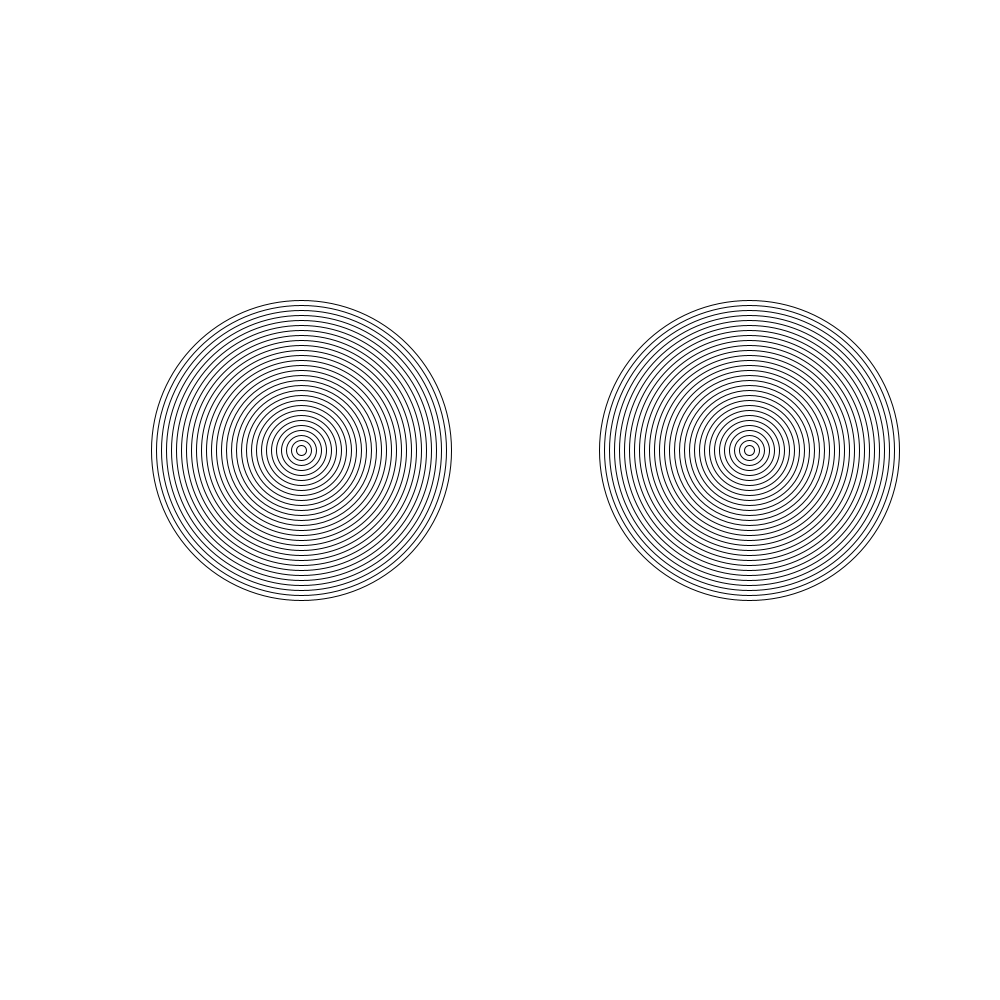
Frame 1 (no input)
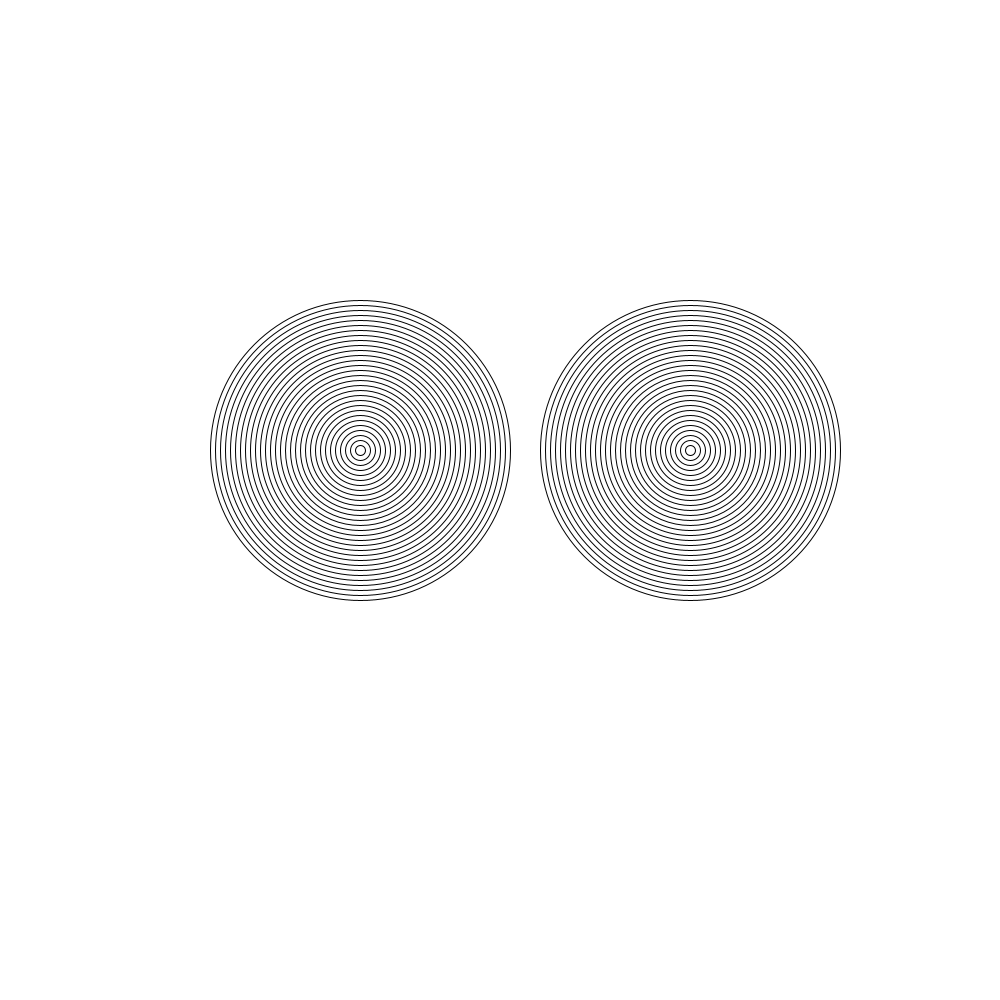
Frame 60 (the mouse pressed at the canvas centre just before this capture)
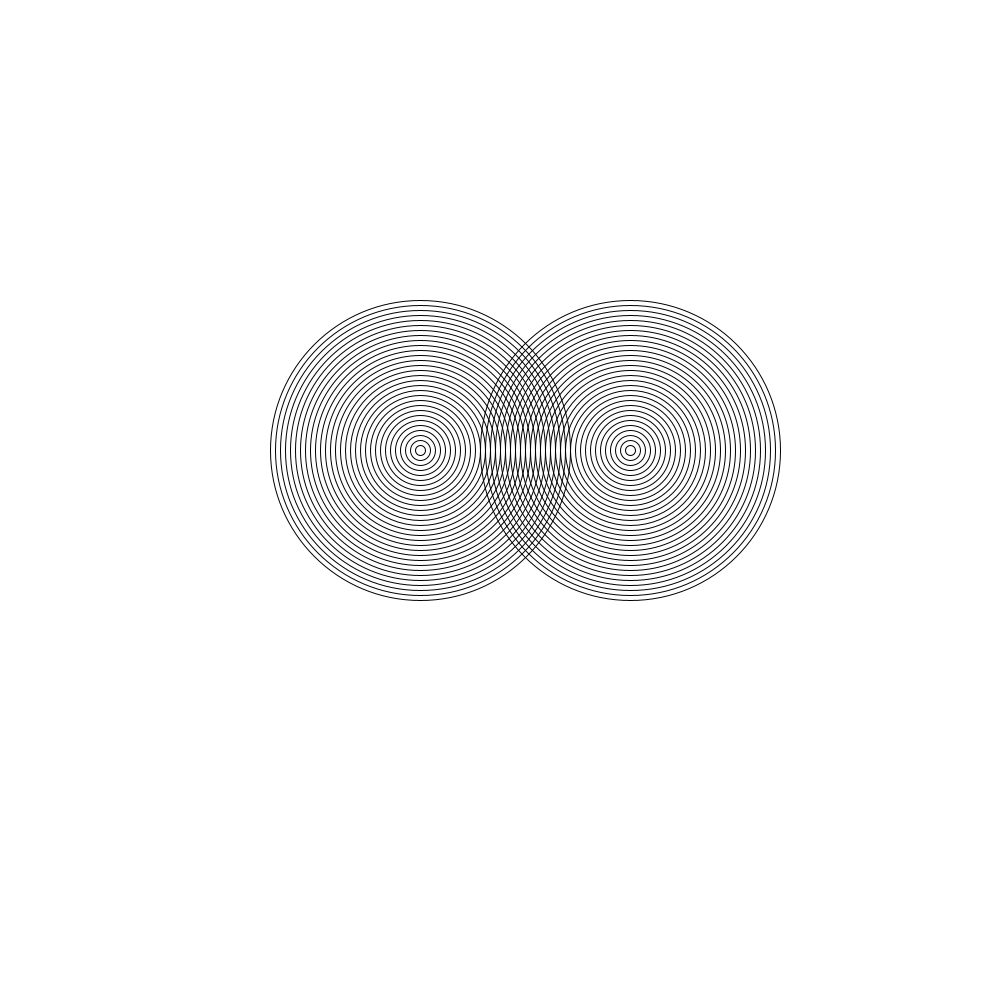
Frame 120 (the mouse held since frame 60 and released just before this capture)

The Processing sketch that drew these frames (run headless with seeded random() and noise(); from frame 60 on, the mouse is pressed at the canvas centre):

// Processing sketch: amazingrings
// ── amazingrings.pde
int erwin=300;
int rommel=750;
void setup() {

  size(1000, 1000);
}
void draw() {
  background(255,255,255);
  erwin+=1;
  rommel-=1;
  for (int i= 300; i>=0; i=i-10) {
    noFill();
    ellipse(erwin, 450, i, i);
  }
  for (int a= 300; a>=0; a=a-10) {
    noFill();
    ellipse(rommel, 450, a, a);
 }
}
//*dies*
